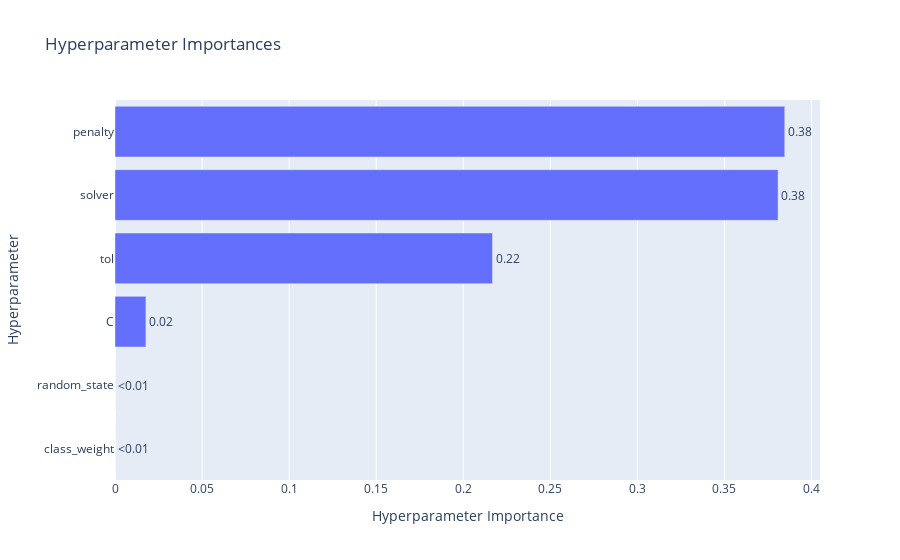

This figure's notebook cell:
### Code cell
optuna.visualization.plot_param_importances(study_lg)

### Figure 1 — Plotly figure (JSON) as saved in the notebook; plotly's stock layout.template omitted (floating-point values rounded to 4 significant figures)
{"data": [{"cliponaxis": false, "hovertemplate": ["class_weight (CategoricalDistribution): 0.0<extra></extra>", "random_state (CategoricalDistribution): 0.0<extra></extra>", "C (FloatDistribution): 0.017746530475519922<extra></extra>", "tol (FloatDistribution): 0.2168071986389847<extra></extra>", "solver (CategoricalDistribution): 0.3808057650211356<extra></extra>", "penalty (CategoricalDistribution): 0.38464050586435977<extra></extra>"], "name": "Objective Value", "orientation": "h", "text": ["<0.01", "<0.01", "0.02", "0.22", "0.38", "0.38"], "textposition": "outside", "type": "bar", "x": [0, 0, 0.01775, 0.2168, 0.3808, 0.3846], "y": ["class_weight", "random_state", "C", "tol", "solver", "penalty"]}], "layout": {"title": {"text": "Hyperparameter Importances"}, "xaxis": {"title": {"text": "Hyperparameter Importance"}}, "yaxis": {"title": {"text": "Hyperparameter"}}}}
